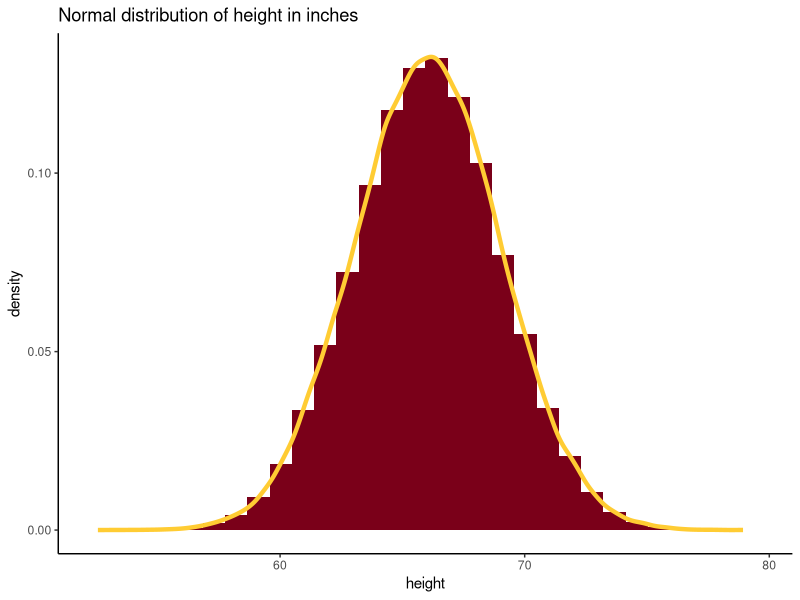
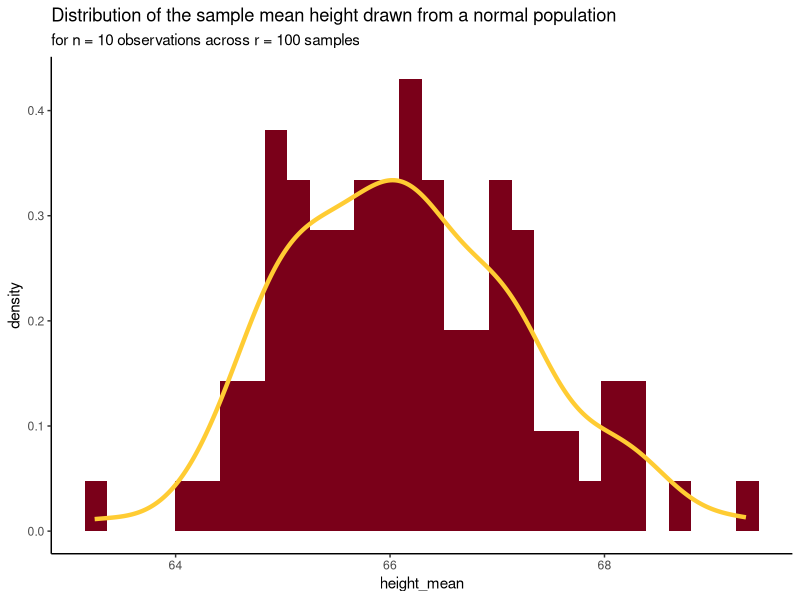
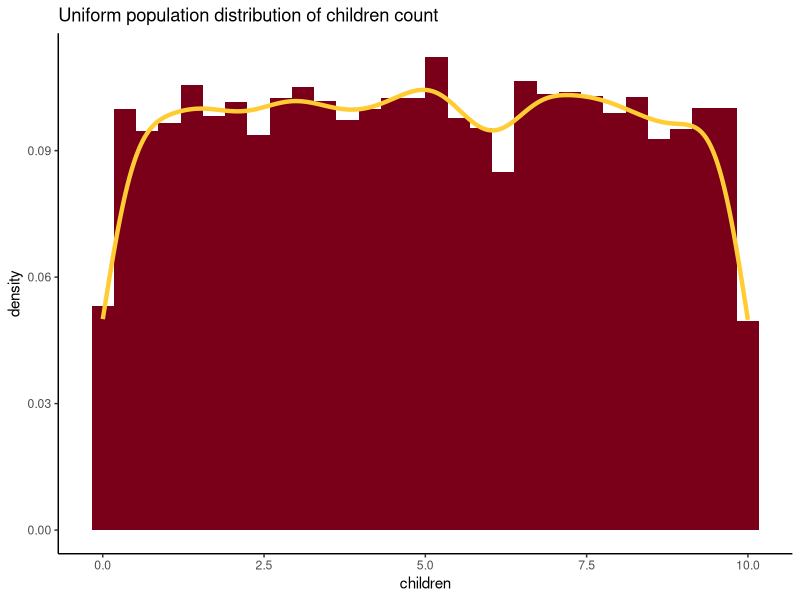

Recreate these plots in R, in order.
## ---- chunk 1
knitr::opts_chunk$set(echo = TRUE, warning = FALSE, message = FALSE,
                      fig.height = 4)
## ---- chunk 2
library(ggplot2)
## ---- chunk 3
# what does the population distribution look like?
ggplot(data = data.frame(height = rnorm(n = 100000, mean = 66, sd = 3)),
       aes(height)) +
  # make a histogram in UMN maroon
  geom_histogram(fill = "#7A0019",
                 # adding this option just standardize the y-axis scaling
                 aes(y = after_stat(density))) +
  # add a density line in UMN gold and slightly thicker than normal
  geom_density(color = "#FFCC33", linewidth = 1.5) +
  # add some labels
  labs(
    title = "Normal distribution of height in inches"
  ) +
  theme_classic()
## ---- chunk 4
# store sampling characteristics
n <- 10    # each lab only needs to find 10 observations
r <- 100   # there are 100 labs -- the sampling process is repeated 100 times
mu <- 66   # population mean
sigma <- 3 # population standard deviation

# initialize a vector to store all sample averages
#   of length 100 because there are 100 samples
height_mean <- numeric(r)

# set seed for reproducibility
set.seed(8814)

# let's get sampling!
for(i in 1:r){
  
  # at each sample, generate n = 10 observations
  current_sample <- rnorm(n = n, mean = mu, sd = sigma)
  
  # store the sample mean for each sample
  height_mean[i] <- mean(current_sample)
}
## ---- chunk 5
# let's take a look at our sample means
# mean of the 25th sample
height_mean[25]

# the mean of all sample means
#   pretty close to population mu!
mean(height_mean)

# the standard error
(se_height <- sd(height_mean))

# the estimated population standard deviation
#   pretty close to population sigma
se_height * sqrt(n)
## ---- chunk 6
# histogram of all sample means
ggplot(data = data.frame(height_mean),
       aes(height_mean)) +
  # make a histogram in UMN maroon
  geom_histogram(fill = "#7A0019",
                 # adding this option just standardize the y-axis scaling
                 aes(y = after_stat(density))) +
  # add a density line in UMN gold and slightly thicker than normal
  geom_density(color = "#FFCC33", linewidth = 1.5) +
  # add some labels
  labs(
    title = "Distribution of the sample mean height drawn from a normal population",
    subtitle = "for n = 10 observations across r = 100 samples"
  ) +
  theme_classic()
## ---- chunk 7
# insert your code here

## ---- chunk 8
# what does the population distribution look like?
ggplot(data = data.frame(children = runif(n = 10000, min = 0, max = 10)),
       aes(children)) +
  # make a histogram in UMN maroon
  geom_histogram(fill = "#7A0019",
                 # adding this option just standardize the y-axis scaling
                 aes(y = after_stat(density))) +
  # add a density line in UMN gold and slightly thicker than normal
  geom_density(color = "#FFCC33", linewidth = 1.5) +
  # add some labels
  labs(
    title = "Uniform population distribution of children count"
  ) +
  theme_classic()
## ---- chunk 9
# store sampling characteristics
n <- 50     # each lab only needs to find 50 observations
r <- 500    # there are 500 labs -- the sampling process is repeated 500 times
min_a <- 0  # lower boundary
max_b <- 10 # upper boundary

# initialize a vector to store all sample averages
#   of length 500 because there are 500 samples
children_mean <- numeric(r)

# set seed for reproducibility
set.seed(8814)

# let's get sampling!
for(i in 1:r){
  
  # at each sample, generate n = 50 observations
  current_sample <- runif(n = n, min = min_a, max = max_b)
  
  # store the sample mean for each sample
  children_mean[i] <- mean(current_sample)
}
## ---- chunk 10
# let's take a look at our sample means
# mean of the 14th sample
children_mean[14]

# the mean of all sample means
#   pretty close to population mu!
mean(children_mean)

# the standard error
(se_children <- sd(children_mean))

# the estimated population standard deviation
#   pretty close to population sigma!
se_children * sqrt(n)
## ---- chunk 11
# set seed
set.seed(8814)

# set parameter values
mu <- 1
sigma <- 1
n <- 100
r <- 10000

# initialize a 10000 X 2 matrix to store sample means and error
#   each row is the result for a repetition
#   column 1: estimate = xbar
#   column 2: error = xbar - mu
sample_result <- matrix(nrow = r, ncol = 2)
colnames(sample_result) <- c("Estimate", "Error")

# let us simulate
for(i in 1:r) {
  
  # generate 1 sample of size n = 100
  current_sample <- rnorm(n = n, mean = mu, sd = sigma)
  
  # compute estimator xbar
  xbar <- mean(current_sample)
  
  # store estimate and error in sample_result matrix
  sample_result[i, "Estimate"] <- xbar
  sample_result[i, "Error"] <- xbar - mu
}
## ---- chunk 12
# take a look at the first few repetitions
sample_result[c(1:5), ]

# mean of sampling distribution
#   very close to mu
mean(sample_result[, "Estimate"])

# standard error of the mean
(se_sample <- sd(sample_result[, "Estimate"]))

# estimate of population standard deviation
#   very close to sigma
se_sample * sqrt(n)

# compute bias
mean(sample_result[, "Error"])
## ---- chunk 13
# insert your code here

## ---- chunk 14
# set seed
set.seed(8814)

# set parameter values
mu <- 1
sigma <- 1
n <- 100
r <- 10000

# initialize a 10000 X 2 matrix to MSE for xbar and median
#   each row is the result for a repetition
#   column 1: MSE for xbar
#   column 2: MSE for median
compare_results <- matrix(nrow = r, ncol = 2)
colnames(compare_results) <- c("MSE-mean", "MSE-median")

# let's simulate!
for (i in 1:r) {
  
  # generate data
  current_sample <- rnorm(n = n, mean = mu, sd = sigma)
  
  # compute xbar and median
  xbar <- mean(current_sample)
  mdn  <- median(current_sample)
  
  # calculate and store MSE for each estimator
  compare_results[i, "MSE-mean"]   <- (xbar - mu)^2
  compare_results[i, "MSE-median"] <- (mdn - mu)^2
}

# compare mse
apply(X = compare_results,
      MARGIN = 2, #column wise operation
      FUN = mean)
